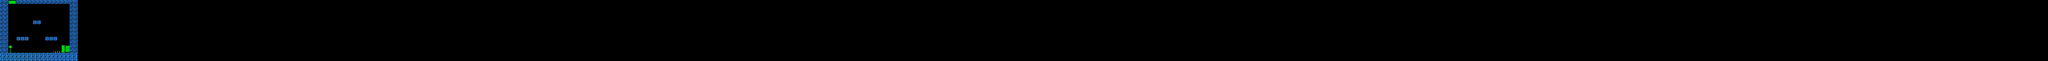

Rendered tile map (Tiled .tmx) drawn with the repository's tilesets; below, a short description and the map source with its tile grids summarised:
An orthogonal 500x15 tile map with 32x32 px tiles, 2 tile layers (Decoracion, Tile Layer 1), 5 tilesets and 19 objects.

<map version="1.10" tiledversion="1.11.2" orientation="orthogonal" renderorder="right-down" width="500" height="15" tilewidth="32" tileheight="32" infinite="0" nextlayerid="6" nextobjectid="64">
 <tileset firstgid="1" source="../../Tilesets/TileSet Undeground/Under1.tsx" />
 <tileset firstgid="33" source="../../Tilesets/TileSet Undeground/Under2.tsx" />
 <tileset firstgid="43" source="../../Tilesets/TileSet Undeground/Under3.tsx" />
 <tileset firstgid="79" source="../../Tilesets/TileSet Undeground/Under4.tsx" />
 <tileset firstgid="95" source="../../Tilesets/Global/Enemies.tsx" />
 <layer id="2" name="Decoracion" width="500" height="15">
  <data>[7500 cells, 4 non-empty, 3 distinct tile ids]</data>
 </layer>
 <layer id="1" name="Tile Layer 1" width="500" height="15">
  <data>[7500 cells, 117 non-empty, 7 distinct tile ids]</data>
 </layer>
 <objectgroup id="3" name="ObjectSpawner">
  <object id="30" gid="83" x="288" y="128" width="32" height="32">
   <properties>
    <property name="objectType" value="Coin" />
   </properties>
  </object>
  <object id="48" gid="83" x="224" y="128" width="32" height="32">
   <properties>
    <property name="objectType" value="Coin" />
   </properties>
  </object>
  <object id="49" gid="83" x="224" y="160" width="32" height="32">
   <properties>
    <property name="objectType" value="Coin" />
   </properties>
  </object>
  <object id="50" gid="83" x="256" y="128" width="32" height="32">
   <properties>
    <property name="objectType" value="Coin" />
   </properties>
  </object>
  <object id="51" gid="83" x="320" y="160" width="32" height="32">
   <properties>
    <property name="objectType" value="Coin" />
   </properties>
  </object>
  <object id="52" gid="83" x="320" y="192" width="32" height="32">
   <properties>
    <property name="objectType" value="Coin" />
   </properties>
  </object>
  <object id="53" gid="83" x="224" y="192" width="32" height="32">
   <properties>
    <property name="objectType" value="Coin" />
   </properties>
  </object>
  <object id="54" gid="83" x="224" y="224" width="32" height="32">
   <properties>
    <property name="objectType" value="Coin" />
   </properties>
  </object>
  <object id="55" gid="83" x="224" y="256" width="32" height="32">
   <properties>
    <property name="objectType" value="Coin" />
   </properties>
  </object>
  <object id="56" gid="83" x="224" y="320" width="32" height="32">
   <properties>
    <property name="objectType" value="Coin" />
   </properties>
  </object>
  <object id="57" gid="83" x="224" y="288" width="32" height="32">
   <properties>
    <property name="objectType" value="Coin" />
   </properties>
  </object>
  <object id="58" gid="83" x="256" y="320" width="32" height="32">
   <properties>
    <property name="objectType" value="Coin" />
   </properties>
  </object>
  <object id="59" gid="83" x="288" y="320" width="32" height="32">
   <properties>
    <property name="objectType" value="Coin" />
   </properties>
  </object>
  <object id="60" gid="83" x="320" y="288" width="32" height="32">
   <properties>
    <property name="objectType" value="Coin" />
   </properties>
  </object>
  <object id="61" gid="83" x="320" y="256" width="32" height="32">
   <properties>
    <property name="objectType" value="Coin" />
   </properties>
  </object>
  <object id="62" gid="83" x="256" y="224" width="32" height="32">
   <properties>
    <property name="objectType" value="Coin" />
   </properties>
  </object>
  <object id="63" gid="83" x="288.667" y="224" width="32" height="32">
   <properties>
    <property name="objectType" value="Coin" />
   </properties>
  </object>
 </objectgroup>
 <objectgroup id="5" name="Warps">
  <object id="28" x="481.077" y="410.815" width="61.4882" height="29.8793" rotation="-91">
   <properties>
    <property name="direction" value="right" />
    <property name="spawnId" value="salida1" />
    <property name="warpTarget" value="Stages/Levels/World_1/Test32x" />
   </properties>
  </object>
  <object id="29" x="126.636" y="92.5455" width="61.6364" height="26.8182" rotation="180">
   <properties>
    <property name="spawnId" value="entrada1" />
   </properties>
  </object>
 </objectgroup>
</map>
